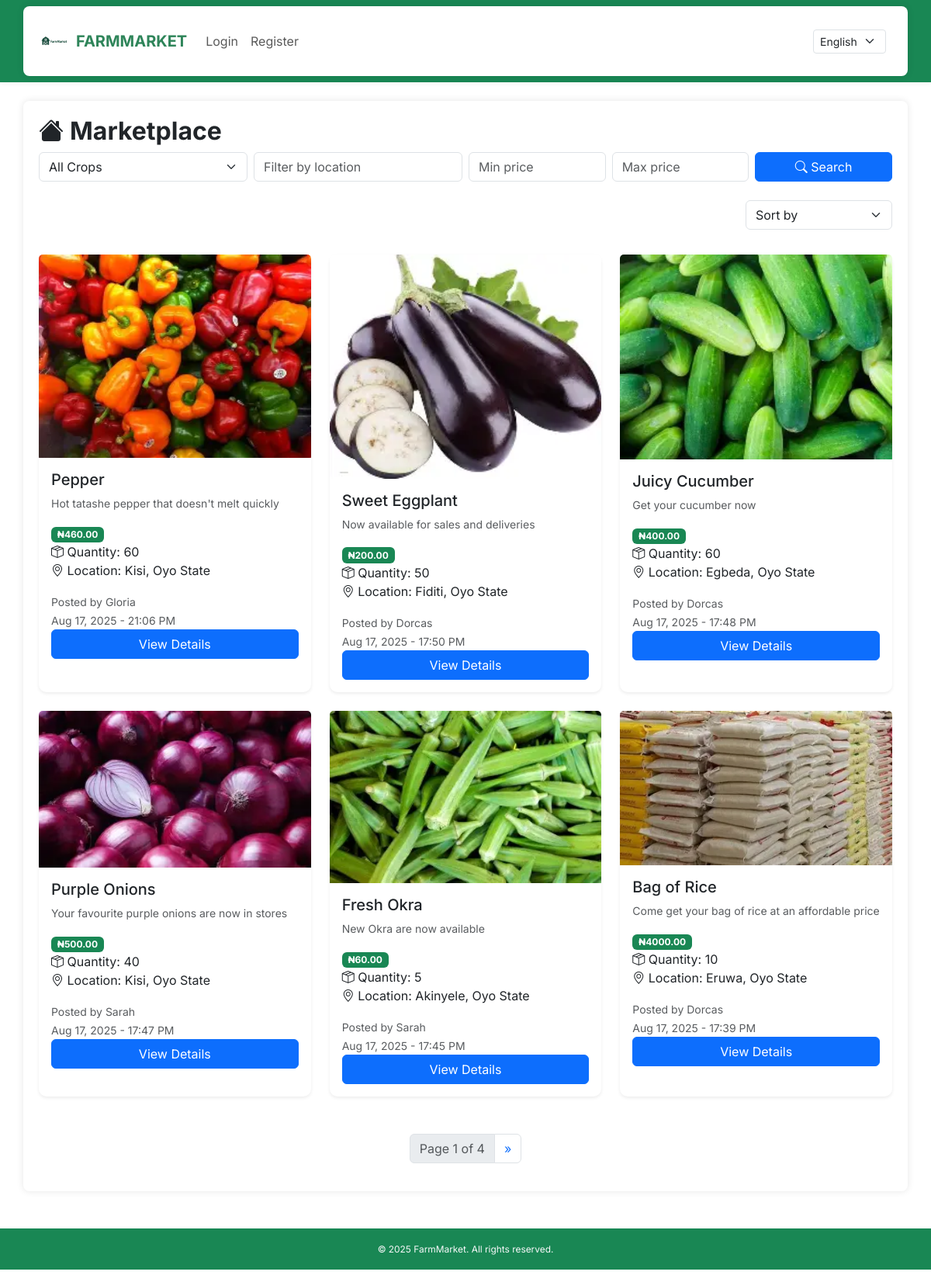
Page /products on the committed database.
### core/models.py (models this page shows, shortened)
class Product(models.Model):
    farmer = models.ForeignKey(User, on_delete=models.CASCADE)
    title = models.CharField(_("Title"), max_length=100)
    description = models.TextField(_("Description"))
    price = models.DecimalField(max_digits=10, decimal_places=2)
    quantity = models.PositiveIntegerField()
    city = models.CharField(max_length=100)
    state = models.CharField(max_length=100, default="Oyo State")
    category = models.CharField(max_length=20, choices=CROP_CHOICES, default='Tomato')
    image = models.ImageField(upload_to='product_images/', blank=True, null=True)
    date_posted = models.DateTimeField(auto_now_add=True)

### core/views.py (the view)
# urls.py: path('products', views.product_list, name='product_list'),
def product_list(request):
    products = Product.objects.all().order_by('-date_posted')
    is_farmer = request.user.is_authenticated and request.user.groups.filter(name='Farmer').exists()
    query = request.GET.get('q')
    location = request.GET.get('location')
    min_price = request.GET.get('min_price')
    max_price = request.GET.get('max_price')
    category = request.GET.get('category')
    filters = Q()
    if query:
        filters &= Q(title__icontains=query)
    if location:
        filters &= Q(city__icontains=location) | Q(state__icontains=location)
    if min_price:
        filters &= Q(price__gte=min_price)
    if max_price:
        filters &= Q(price__lte=max_price)
    if category:
        filters &= Q(category=category)
    products = products.filter(filters)
    sort = request.GET.get('sort')
    if sort == 'newest':
        products = products.order_by('-date_posted')
    elif sort == 'oldest':
        products = products.order_by('date_posted')
    elif sort == 'price_low':
        products = products.order_by('price')
    elif sort == 'price_high':
        products = products.order_by('-price')
    else:
        products = products.order_by('-date_posted')  # default
    paginator = Paginator(products, 6)  # Show 6 products per page
    page_number = request.GET.get('page')
    page_obj = paginator.get_page(page_number)
    return render(request, 'core/product_list.html', {
        'products': page_obj,
        'is_farmer': is_farmer,
        'query': query,
        'location': location,
        'min_price': min_price,
        'max_price': max_price,
        'category': category,
        'page_obj': page_obj,
    })

### core/context_processors.py (called while the page is built)
def language_code(request):
    return {
        'LANGUAGE_CODE': translation.get_language()
    }

### core/templates/core/product_list.html (shortened to what this page needs)
{% extends 'core/base.html' %}
{% load i18n %}
{% block content %}
<h2 class="fw-bold"><i class="bi bi-house-fill me-2"></i>{% trans "Marketplace" %}</h2>
<form method="GET" class="row g-2 mb-4">
  <div class="col-md-3">
    <select name="category" class="form-select">
      <option value="">{% trans "All Crops" %}</option>
    </select>
  </div>
  <div class="col-md-3">
    <input type="text" name="location" class="form-control" placeholder="{% trans 'Filter by location' %}" {% if location %}value="{{ location }}"{% endif %}>
  </div>
  <div class="col-md-2">
    <input type="number" step="0.01" name="min_price" class="form-control" placeholder="{% trans 'Min price' %}" value="{{ min_price }}">
  </div>
  <div class="col-md-2">
    <input type="number" step="0.01" name="max_price" class="form-control" placeholder="{% trans 'Max price' %}" value="{{ max_price }}">
  </div>
  <div class="col-md-2">
    <button type="submit" class="btn btn-primary w-100">
      <i class="bi bi-search"></i> {% trans "Search" %}
    </button>
  </div>
</form>
<div class="d-flex justify-content-end mb-3">
  <form method="GET" class="d-flex justify-content-end mb-3">
    <select name="sort" class="form-select w-auto" onchange="this.form.submit()">
      <option value="">{% trans "Sort by" %}</option>
    </select>
</div>
<div class="row">
  {% for product in products %}
    <div class="col-md-4 mb-4">
      <div class="card shadow-sm h-100">
        {% if product.image %}
          <img src="{{ product.image.url }}" class="card-img-top" alt="{{ product.title }}">
        {% else %}
          <img src="https://via.placeholder.com/300x200.png?text=No+Image" class="card-img-top" alt="default product image">
        {% endif %}
        <div class="card-body">
          <h5 class="card-title">{{ product.title }}</h5>
          <p class="card-text text-muted small">
            {{ product.description|truncatewords:100 }}
          </p>
          <p class="card-text mt-auto">
            <span class="badge bg-success">₦{{ product.price|floatformat:2 }}</span><br>
            <i class="bi bi-box-seam"></i> {% trans "Quantity" %}: {{ product.quantity }}<br>
            <i class="bi bi-geo-alt"></i> {% trans "Location" %}: {{ product.city }}, {{ product.state }}
          </p>
          <small class="text-muted">
            {% trans "Posted by" %} {{ product.farmer.username }}<br>
            {{ product.date_posted|date:"M d, Y - H:i A" }}
          </small>
          <a href="{% url 'product_detail' product.pk %}" class="btn btn-primary w-100">
            {% trans "View Details" %}
         </a>
        </div>
      </div>
    </div>
  {% empty %}
    <div class="col-12 text-center py-5">
      <i class="bi bi-shop text-muted" style="font-size: 3rem;"></i>
      <p class="mt-2">{% trans "No products listed yet." %}</p>
    </div>
  {% endfor %}
</div>
<nav class="mt-4">
  <ul class="pagination justify-content-center">
    <li class="page-item disabled"><span class="page-link">Page {{ page_obj.number }} of {{ page_obj.paginator.num_pages }}</span></li>
    {% if page_obj.has_next %}
      <li class="page-item"><a class="page-link" href="?page={{ page_obj.next_page_number }}">&raquo;</a></li>
    {% endif %}
  </ul>
</nav>
{% endblock %}

### static/core/styles.css (style rules this page uses)
body { background-color: white; font-family: 'Inter', sans-serif; }
.card { border: none; border-radius: 10px; transition: transform 0.2s ease-in-out; }

### rows in the picture
Product: image (picture), title "Pepper", description "Hot tatashe pepper that doesn't melt quickly", price "460.00", quantity "60", city "Kisi", state "Oyo State", farmer.username "Gloria", date_posted "Aug 17, 2025 - 21:06 PM"
Product: image (picture), title "Sweet Eggplant", description "Now available for sales and deliveries", price "200.00", quantity "50", city "Fiditi", state "Oyo State", farmer.username "Dorcas", date_posted "Aug 17, 2025 - 17:50 PM"
Product: image (picture), title "Juicy Cucumber", description "Get your cucumber now", price "400.00", quantity "60", city "Egbeda", state "Oyo State", farmer.username "Dorcas", date_posted "Aug 17, 2025 - 17:48 PM"
Product: image (picture), title "Purple Onions", description "Your favourite purple onions are now in stores", price "500.00", quantity "40", city "Kisi", state "Oyo State", farmer.username "Sarah", date_posted "Aug 17, 2025 - 17:47 PM"
Product: image (picture), title "Fresh Okra", description "New Okra are now available", price "60.00", quantity "5", city "Akinyele", state "Oyo State", farmer.username "Sarah", date_posted "Aug 17, 2025 - 17:45 PM"
Product: image (picture), title "Bag of Rice", description "Come get your bag of rice at an affordable price", price "4000.00", quantity "10", city "Eruwa", state "Oyo State", farmer.username "Dorcas", date_posted "Aug 17, 2025 - 17:39 PM"

### other values in the picture
{{ page_obj.number }} "1"
{{ page_obj.paginator.num_pages }} "4"
